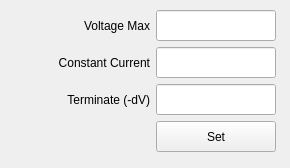
        <widget class="QWidget" name="tab_2">
         <attribute name="title">
          <string>NiMH/NiCd</string>
         </attribute>
         <widget class="QWidget" name="layoutWidget">
          <property name="geometry">
           <rect>
            <x>10</x>
            <y>10</y>
            <width>271</width>
            <height>149</height>
           </rect>
          </property>
          <layout class="QHBoxLayout" name="horizontalLayout_4">
           <property name="sizeConstraint">
            <enum>QLayout::SetFixedSize</enum>
           </property>
           <item>
            <spacer name="horizontalSpacer_3">
             <property name="orientation">
              <enum>Qt::Horizontal</enum>
             </property>
             <property name="sizeType">
              <enum>QSizePolicy::Preferred</enum>
             </property>
             <property name="sizeHint" stdset="0">
              <size>
               <width>40</width>
               <height>20</height>
              </size>
             </property>
            </spacer>
           </item>
           <item>
            <layout class="QVBoxLayout" name="verticalLayout_5">
             <item>
              <widget class="QLabel" name="label_6">
               <property name="sizePolicy">
                <sizepolicy hsizetype="Fixed" vsizetype="Fixed">
                 <horstretch>0</horstretch>
                 <verstretch>0</verstretch>
                </sizepolicy>
               </property>
               <property name="minimumSize">
                <size>
                 <width>100</width>
                 <height>31</height>
                </size>
               </property>
               <property name="maximumSize">
                <size>
                 <width>100</width>
                 <height>31</height>
                </size>
               </property>
               <property name="text">
                <string>Voltage Max</string>
               </property>
               <property name="alignment">
                <set>Qt::AlignRight|Qt::AlignTrailing|Qt::AlignVCenter</set>
               </property>
              </widget>
             </item>
             <item>
              <widget class="QLabel" name="label_7">
               <property name="sizePolicy">
                <sizepolicy hsizetype="Fixed" vsizetype="Fixed">
                 <horstretch>0</horstretch>
                 <verstretch>0</verstretch>
                </sizepolicy>
               </property>
               <property name="minimumSize">
                <size>
                 <width>100</width>
                 <height>31</height>
                </size>
               </property>
               <property name="maximumSize">
                <size>
                 <width>100</width>
                 <height>31</height>
                </size>
               </property>
               <property name="text">
                <string>Constant Current</string>
               </property>
               <property name="alignment">
                <set>Qt::AlignRight|Qt::AlignTrailing|Qt::AlignVCenter</set>
               </property>
              </widget>
             </item>
             <item>
              <widget class="QLabel" name="label_12">
               <property name="sizePolicy">
                <sizepolicy hsizetype="Fixed" vsizetype="Fixed">
                 <horstretch>0</horstretch>
                 <verstretch>0</verstretch>
                </sizepolicy>
               </property>
               <property name="minimumSize">
                <size>
                 <width>100</width>
                 <height>31</height>
                </size>
               </property>
               <property name="maximumSize">
                <size>
                 <width>100</width>
                 <height>31</height>
                </size>
               </property>
               <property name="text">
                <string>Terminate (-dV)</string>
               </property>
               <property name="alignment">
                <set>Qt::AlignRight|Qt::AlignTrailing|Qt::AlignVCenter</set>
               </property>
              </widget>
             </item>
             <item>
              <widget class="QLabel" name="label_3">
               <property name="sizePolicy">
                <sizepolicy hsizetype="Fixed" vsizetype="Fixed">
                 <horstretch>0</horstretch>
                 <verstretch>0</verstretch>
                </sizepolicy>
               </property>
               <property name="minimumSize">
                <size>
                 <width>100</width>
                 <height>31</height>
                </size>
               </property>
               <property name="maximumSize">
                <size>
                 <width>100</width>
                 <height>31</height>
                </size>
               </property>
               <property name="text">
                <string/>
               </property>
              </widget>
             </item>
            </layout>
           </item>
           <item>
            <layout class="QVBoxLayout" name="verticalLayout_7">
             <item>
              <widget class="QLineEdit" name="lineEdit_vset_2">
               <property name="sizePolicy">
                <sizepolicy hsizetype="Fixed" vsizetype="Fixed">
                 <horstretch>0</horstretch>
                 <verstretch>0</verstretch>
                </sizepolicy>
               </property>
               <property name="minimumSize">
                <size>
                 <width>120</width>
                 <height>31</height>
                </size>
               </property>
               <property name="maximumSize">
                <size>
                 <width>120</width>
                 <height>31</height>
                </size>
               </property>
               <property name="alignment">
                <set>Qt::AlignCenter</set>
               </property>
              </widget>
             </item>
             <item>
              <widget class="QLineEdit" name="lineEdit_iset_2">
               <property name="sizePolicy">
                <sizepolicy hsizetype="Fixed" vsizetype="Fixed">
                 <horstretch>0</horstretch>
                 <verstretch>0</verstretch>
                </sizepolicy>
               </property>
               <property name="minimumSize">
                <size>
                 <width>120</width>
                 <height>31</height>
                </size>
               </property>
               <property name="maximumSize">
                <size>
                 <width>120</width>
                 <height>31</height>
                </size>
               </property>
               <property name="alignment">
                <set>Qt::AlignCenter</set>
               </property>
              </widget>
             </item>
             <item>
              <widget class="QLineEdit" name="lineEdit_term_2">
               <property name="sizePolicy">
                <sizepolicy hsizetype="Fixed" vsizetype="Fixed">
                 <horstretch>0</horstretch>
                 <verstretch>0</verstretch>
                </sizepolicy>
               </property>
               <property name="minimumSize">
                <size>
                 <width>120</width>
                 <height>31</height>
                </size>
               </property>
               <property name="maximumSize">
                <size>
                 <width>120</width>
                 <height>31</height>
                </size>
               </property>
               <property name="alignment">
                <set>Qt::AlignCenter</set>
               </property>
              </widget>
             </item>
             <item>
              <widget class="QPushButton" name="pushButton_set_2">
               <property name="sizePolicy">
                <sizepolicy hsizetype="Fixed" vsizetype="Fixed">
                 <horstretch>0</horstretch>
                 <verstretch>0</verstretch>
                </sizepolicy>
               </property>
               <property name="minimumSize">
                <size>
                 <width>120</width>
                 <height>31</height>
                </size>
               </property>
               <property name="maximumSize">
                <size>
                 <width>120</width>
                 <height>31</height>
                </size>
               </property>
               <property name="text">
                <string>Set</string>
               </property>
              </widget>
             </item>
            </layout>
           </item>
          </layout>
         </widget>
        </widget>
